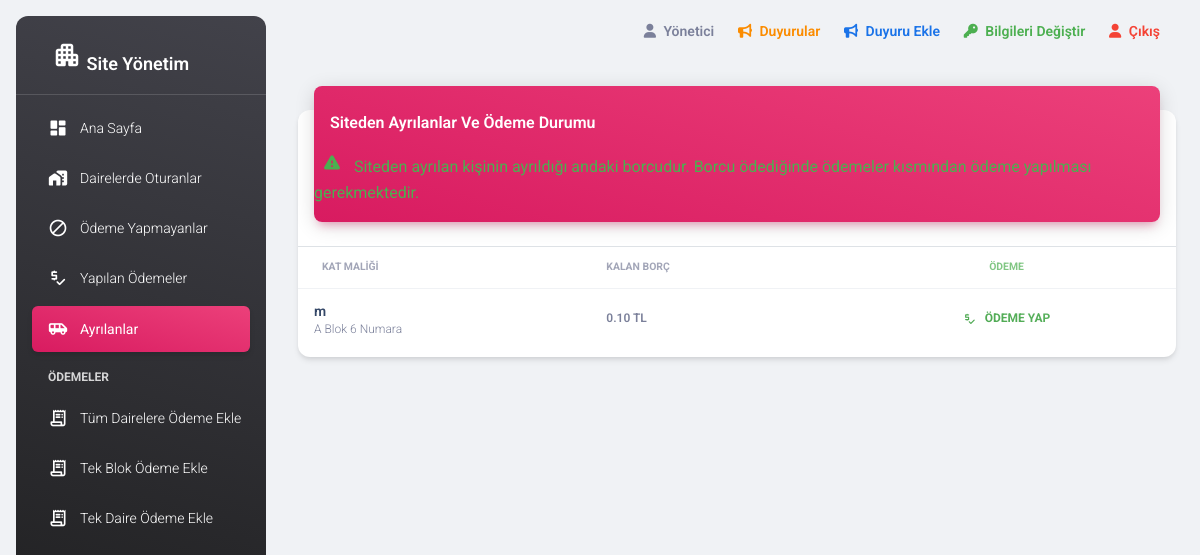
The app's page /pages/ayrilanlar.php (signed in), older data.
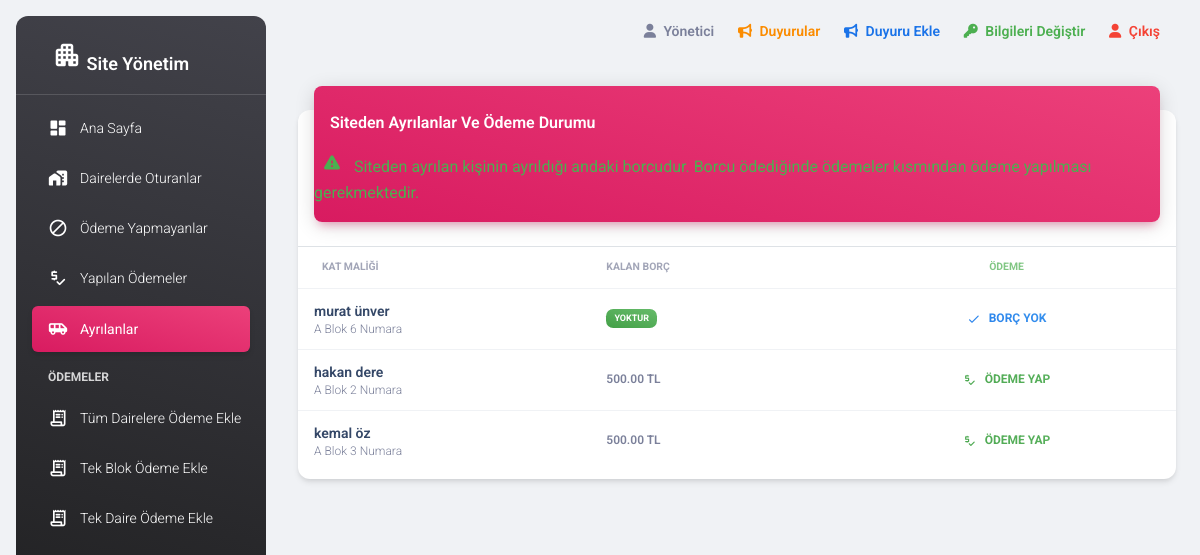
The same page, newer data.
### tables this page shows
CREATE TABLE `tblpasif` (
  `id` int(11) NOT NULL,
  `daireid` int(11) NOT NULL,
  `kullaniciid` int(11) NOT NULL,
  `adsoyad` varchar(100) NOT NULL,
  `tckimlikno` varchar(11) NOT NULL,
  `kalanborc` decimal(10,2) DEFAULT NULL,
  `tel` varchar(10) NOT NULL,
  `evsahibi` varchar(50) NOT NULL,
  `adres` varchar(200) NOT NULL
);

CREATE TABLE `tbldaire` (
  `id` int(11) NOT NULL,
  `blokad` varchar(3) NOT NULL,
  `daireno` int(11) NOT NULL,
  `dolumu` int(11) NOT NULL
);

### pages/ayrilanlar.php (the view, shortened to what this page needs)
<!DOCTYPE html>
<?php
include '../connection.php';
$odenmeyenUcretlerQuery = $conn-> query("select p.id,p.adsoyad, p.kalanborc, d.daireno, d.blokad from tblpasif p, tbldaire d where p.daireid = d.id");
?>
<html lang="tr">
<head>
  <link rel="stylesheet" href="https://cdn.jsdelivr.net/npm/bootstrap@4.6.1/dist/css/bootstrap.min.css">
  <link href="../assets/css/nucleo-icons.css" rel="stylesheet" />
  <link href="../assets/css/nucleo-svg.css" rel="stylesheet" />
  <link id="pagestyle" href="../assets/css/material-dashboard.css?v=3.0.1" rel="stylesheet" />
</head>
<body class="g-sidenav-show  bg-gray-200">
  <?php include 'adminsidebar.php'; ?>
  <main class="main-content position-relative max-height-vh-100 h-100 border-radius-lg ">
    <?php include 'adminnavbar.php'; ?>
    <div class="container-fluid py-4">
      <div class="row">
          <div class="col-12">
            <div class="card my-4">
              <div class="card-header p-0 position-relative mt-n4 mx-3 z-index-2">
                <div class="bg-gradient-primary shadow-primary border-radius-lg pt-4 pb-3">
                  <h6 class="text-white text-capitalize ps-3"> Siteden Ayrılanlar ve Ödeme Durumu </h6>
                  <i class="material-icons text-success p-2">warning </i><span class="text-success"> Siteden ayrılan kişinin ayrıldığı andaki borcudur. Borcu ödediğinde ödemeler kısmından ödeme yapılması gerekmektedir. </span>
                </div>
              </div>
              <div class="card-body px-0 pb-2">
                <div class="table-responsive p-0">
                  <table class="table align-items-center mb-0">
                    <thead>
                      <tr>
                        <th class="text-uppercase text-secondary text-xxs font-weight-bolder opacity-7">Kat Maliği</th>
                        <th class="text-uppercase text-secondary text-xxs font-weight-bolder opacity-7 ps-2">Kalan Borç</th>
                        <th class="text-center text-uppercase text-success text-xxs font-weight-bolder opacity-7"> Ödeme </th>
                      </tr>
                    </thead>
                    <tbody>
                      <?php
                        while($odenmeyenUcretler = $odenmeyenUcretlerQuery->fetch(PDO::FETCH_ASSOC)) {
                        ?>
                      <tr>
                        <td>
                          <div class="d-flex px-2 py-1">
                            <div class="d-flex flex-column justify-content-center">
                              <h6 class="mb-0 text-sm"><?php echo "<a href=\"javascript:bilgiGetir(" . $odenmeyenUcretler['id'] . ")\">" . $odenmeyenUcretler['adsoyad'] .  "</a>"; ?>
                              <button id="ac" class="btn btn-danger" data-toggle="modal" data-target="#bilgi" style="display:none;" ></button></h6>
                              <p class="text-xs text-secondary mb-0"><?php echo $odenmeyenUcretler['blokad']. " Blok " . $odenmeyenUcretler['daireno']." Numara" ?></p>
                            </div>
                          </div>
                        </td>
                        <td>
                          <p class="text-xs font-weight-bold mb-0"><?php  if($odenmeyenUcretler['kalanborc']>0){  echo $odenmeyenUcretler['kalanborc']. " TL"; } else {echo "<span class=\"badge badge-sm bg-gradient-success\">Yoktur</span>"; }  ?></p>
                        </td>
                        <td class="align-middle text-center">
                        <?php
                        if($odenmeyenUcretler['kalanborc']==0) { ?>
                          <a class="btn btn-link text-info text-gradient px-3 mb-0"><i class="material-icons text-sm me-2">done</i>Borç Yok</a>
                          <?php
                        } else { ?>
                          <a class="btn btn-link text-success text-gradient px-3 mb-0" data-toggle="modal" data-target="#odemeyap<?php echo $odenmeyenUcretler['id']; ?>"><i class="material-icons text-sm me-2">price_check</i>Ödeme Yap</a>
                          <?php
                        }
                        ?>
                        </td>
                      </tr>
                      <?php } ?>
                    </tbody>
                  </table>
                </div>
              </div>
            </div>
          </div>
        </div>
      </div>
  </main>
</body>
</html>

Row changes from the older to the newer data that the page shows:
changed tblpasif: adsoyad "m" → "murat ünver"; kalanborc "0.10" → (not shown); kalanborc "TL ÖDEME YAP" → "YOKTUR BORÇ YOK"
added tblpasif: adsoyad "hakan dere", daireid.blokad "A", daireid.daireno "2", kalanborc "500.00"
added tblpasif: adsoyad "kemal öz", daireid.blokad "A", daireid.daireno "3", kalanborc "500.00"
